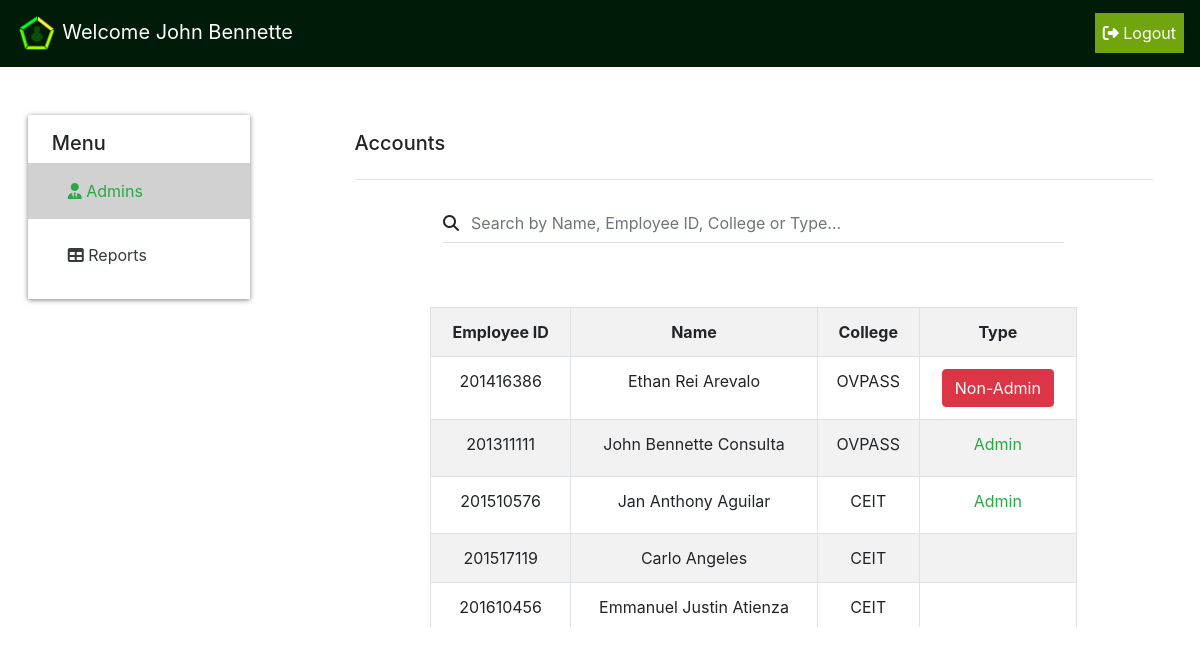
Page /user_hr/admins.php (signed in) on the committed database.
### tables this page shows
CREATE TABLE `tbl_emp_info` (
  `id` int(11) NOT NULL,
  `emp_id` int(45) DEFAULT NULL,
  `is_active` tinyint(4) DEFAULT NULL,
  `last_name` varchar(135) DEFAULT NULL,
  `first_name` varchar(135) DEFAULT NULL,
  `middle_name` varchar(135) DEFAULT NULL,
  `extension_name` varchar(135) DEFAULT NULL,
  `email_add` varchar(135) DEFAULT NULL,
  `dept_code` int(10) DEFAULT NULL,
  `position_code` int(10) DEFAULT NULL,
  `branch_code` int(10) DEFAULT NULL,
  `vl_bal` int(10) DEFAULT NULL,
  `sl_bal` int(10) DEFAULT NULL,
  `paternity_bal` int(10) DEFAULT NULL,
  `maternity_bal` int(10) DEFAULT NULL,
  `college_code` int(11) DEFAULT NULL
);

CREATE TABLE `accounts` (
  `emp_id` int(11) NOT NULL,
  `accountID` int(11) NOT NULL,
  `Type` varchar(11) NOT NULL,
  `College` varchar(20) NOT NULL,
  `department` varchar(100) NOT NULL,
  `position` int(11) NOT NULL,
  `empl_password` varchar(100) DEFAULT NULL
);

### user_hr/admins.php (the view, shortened to what this page needs)
<?php
    include_once('../connection.php');
    if(empty($_SESSION['ID_No'])){
        header("Location: ../index.php");
    }else{
        $ID_No = $_SESSION['ID_No'];
        $accountType = $_SESSION['Type'];
        $accountquery = "Select * from tbl_emp_info where emp_id = '$ID_No'";
        $result = mysqli_query($connection,$accountquery);
        $row = mysqli_fetch_array($result);
        if($row['emp_id'] == $ID_No){
            $firstName = $row['first_name'];
        }
    }
?>
<!DOCTYPE html>
<html lang="en">
<head>
    <?php include('css/bootstrap.php');?>
</head>
<body>
    <header>
        <?php include('nav.php');?>
    </header>
    <section id="wrapper">
        <div class="row">
            <div class="side-bar col-xl-3 col-lg-4">
                <div class="sb py-3 mt-5">
                    <h5 class="ml-4">Menu</h5>
                    <a name="link" href="admins.php">
                        <div class="side-link-active text-success p-3 mt-2">
                            <i class="fas fa-user-tie ml-4"></i>
                            Admins
                        </div>
                    </a>
                    <a name="link" href="reports.php">
                        <div class="side-link text-dark p-3 mt-2">
                            <i class="fas fa-table ml-4"></i>
                            Reports
                        </div>
                    </a>
                </div>
            </div>
            <div class="content col-xl-9 col-lg-8 overflow-hidden">
                <div class="container">
                    <div class="d-container mb-0 jumbotron bg-transparent">
                        <h5>Accounts</h5>
                        <hr class="my-4">
                        <div class="row justify-content-center">
                            <div class="row input-group border-bottom w-75 justify-content-center align-items-center">
                                <i class="fa fa-search"></i>
                                <input type="text" name="search" id="search_text" class="p-2 form-control mx-1 border-0" placeholder="Search by Name, Employee ID, College or Type...">
                            </div>
                        </div>
                    </div>
                    <div class="text-center table-container table table-responsive d-block">
                    <?php
                    $reports_table_sql = "SELECT tbl_emp_info.emp_id, CONCAT(tbl_emp_info.first_name,' ', tbl_emp_info.last_name) AS emp_name, accounts.Type, accounts.College FROM tbl_emp_info INNER JOIN accounts ON tbl_emp_info.emp_id = accounts.emp_id";
                    $reports_table_result = mysqli_query($connection,$reports_table_sql);
                    if($reports_table_result -> num_rows > 0){?>
                        <table class="table table-bordered table-striped table-hover w-75 m-auto" id="table-data">
                            <tr>
                                <th>Employee ID</th>
                                <th>Name</th>
                                <th>College</th>
                                <th>Type</th>
                            </tr>
                            <?php
                                while($row = $reports_table_result -> fetch_assoc()){
                                    $empid = $row['emp_id'];
                                    $Name = $row['emp_name'];
                                    $college = $row['College'];
                                    $type = $row['Type'];
                            ?>
                                <tr>
                                    <td>
                                        <?php echo $empid;?>
                                    </td>
                                    <td>
                                        <?php echo $Name;?>
                                    </td>
                                    <td>
                                        <?php echo $college;?>
                                    </td>
                                    <td class="text-success">
                                        <?php
                                            if($accountType == "admin"){
                                                if($type == "admin" ){
                                                    echo"<label>Admin</label>";
                                                }
                                                else if($type == "sub-admin"){
                                                    echo "<label>Sub-Admin</label>";
                                                }
                                                else if($type == "non-admin"){
                                                    echo"<button onclick='modalOpen()' class = 'btn btn-danger text-white'>Non-Admin</button>";
                                                }
                                            }
                                        ?>
                                    </td>
                                </tr>
                            <?php }}?>
                        </table>
                    </div>
                </div>
            </div>
        </div>
    </section>
</body>
</html>

### user_hr/nav.php (shortened to what this page needs)
<nav class="navbar navbar-expand-lg navbar-dark">
    <a class="navbar-brand"><img src="../images/logohurk.png" alt=""> Welcome <?php echo $firstName;?></a>
    <div id="my-nav" class="collapse navbar-collapse">
        <ul class="navbar-nav w-100 justify-content-end">
            <li class="nav-item">
                <a class="nav-link text-white text-center" href="logout.php" tabindex="-1" aria-disabled="true">
                    <i class="fas fa-sign-out-alt"></i>
                    Logout
                </a>
            </li>
        </ul>
    </div>
</nav>

### user_hr/css/bootstrap.php (style rules this page uses)
html,body { overflow:hidden; }
a { text-decoration: none !important; }
.side-bar { display: block; }
.sb { margin:auto; width:80%; box-shadow: 0px 1px 5px grey; }
.side-link-active { background-color: #d1d1d1; }
.side-link { transition: 0.5s; }
html,body { overflow:auto; }
.table-container { height:40vh; overflow-y:auto; }
@media only screen and (min-width:992px) { html,body { overflow:hidden; } }

### user_hr/nav.php (style rules this page uses)
nav { background-color: #001B07; color: white; }
.nav-item { background-color: #71a510; }
.nav-link { text-decoration: none !important; }
img { width:10%; }

### rows in the picture
tbl_emp_info: first_name "John Bennette", emp "201311111", Name "John Bennette Consulta", accounts.College "OVPASS", shows "Admin"
tbl_emp_info: emp "201416386", Name "Ethan Rei Arevalo", accounts.College "OVPASS", shows "Non-Admin"
tbl_emp_info: emp "201510576", Name "Jan Anthony Aguilar", accounts.College "CEIT", shows "Admin"
tbl_emp_info: emp "201517119", Name "Carlo Angeles", accounts.College "CEIT"
tbl_emp_info: emp "201610456", Name "Emmanuel Justin Atienza", accounts.College "CEIT"
